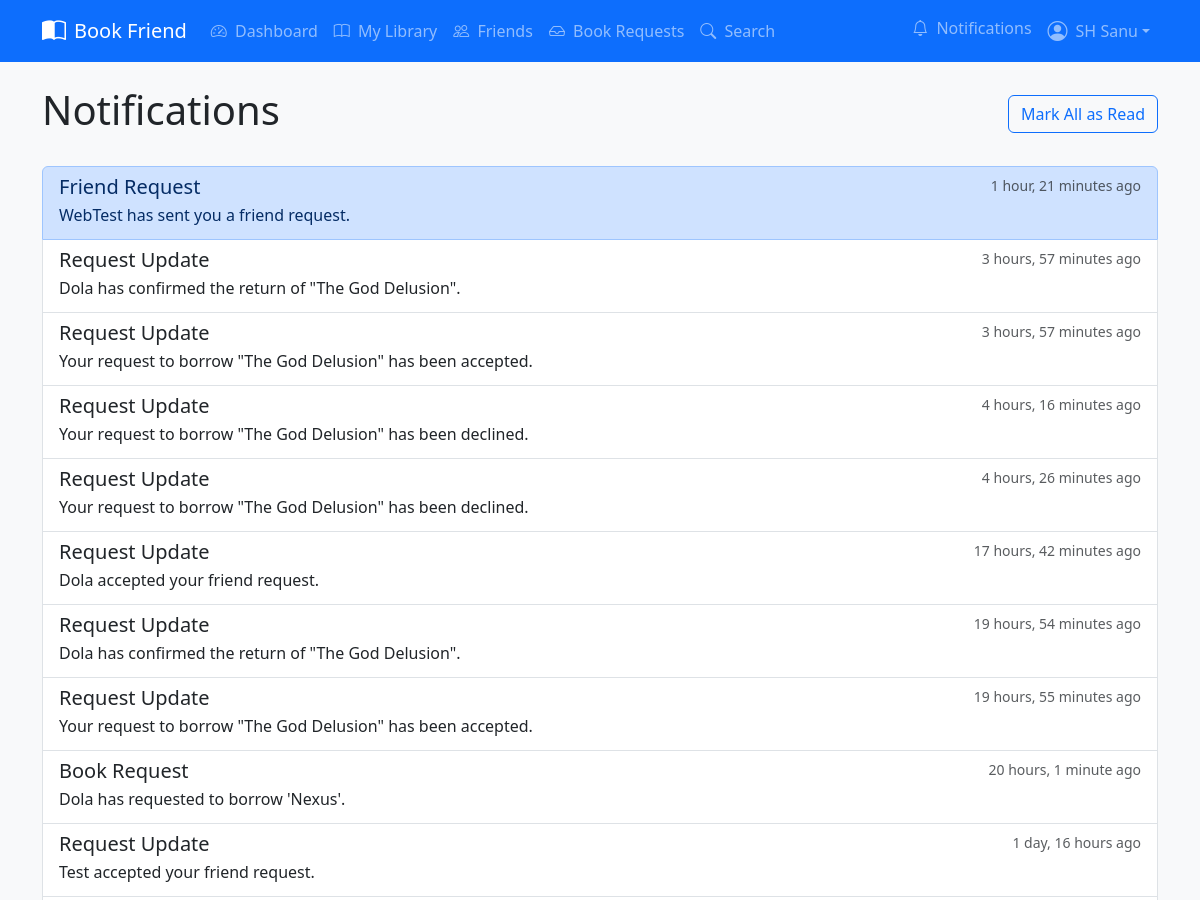
Page /notifications/ (signed in, upper part) on the earlier database version.
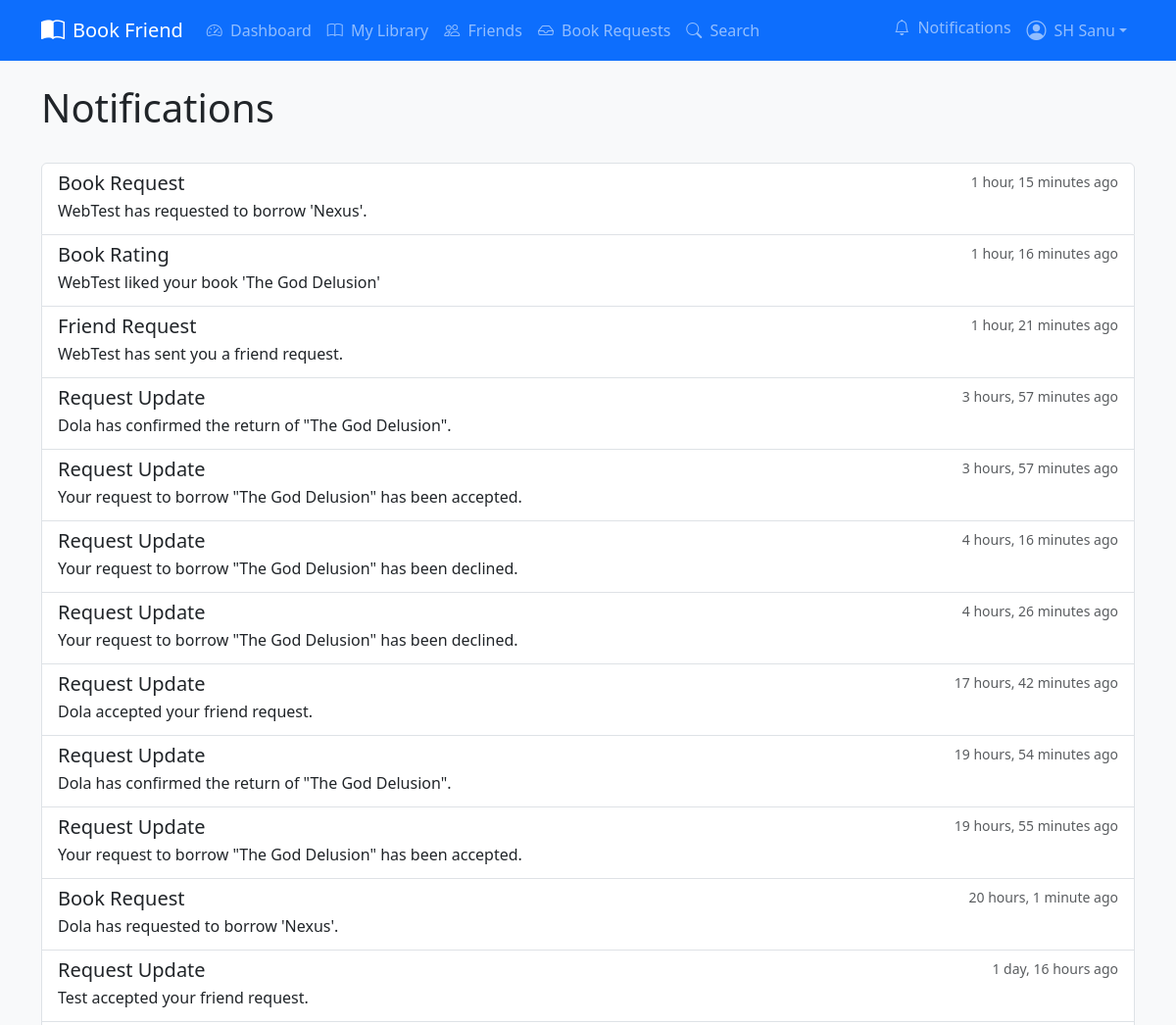
Same page on the later database version.
### Core/models.py (models this page shows, shortened)
class Notification(models.Model):
    TYPE_CHOICES = [
        ('friend_request', 'Friend Request'),
        ('book_request', 'Book Request'),
        ('request_update', 'Request Update'),
        ('due_reminder', 'Due Reminder'),
        ('book_rating', 'Book Rating'),
        ('book_review', 'Book Review'), # Added book review notification type
    ]
    user = models.ForeignKey(User, on_delete=models.CASCADE)
    notification_type = models.CharField(max_length=20, choices=TYPE_CHOICES)
    message = models.TextField()
    read = models.BooleanField(default=False)
    created_at = models.DateTimeField(auto_now_add=True)
    related_user = models.ForeignKey(User, on_delete=models.SET_NULL, null=True, blank=True, related_name='related_notifications')
    related_book = models.ForeignKey(Book, on_delete=models.SET_NULL, null=True, blank=True)
    related_book_request = models.ForeignKey(BookRequest, on_delete=models.SET_NULL, null=True, blank=True)
    related_friendship = models.ForeignKey(Friendship, on_delete=models.SET_NULL, null=True, blank=True)
    related_book_review = models.ForeignKey('BookReview', on_delete=models.SET_NULL, null=True, blank=True) # Added book review relation

### Core/views.py (the view)
# urls.py: path("notifications/", views.notifications_view, name="notifications"),
@login_required
def notifications_view(request):
    notifications = Notification.objects.filter(user=request.user).order_by(
        "-created_at"
    )
    unread_count = notifications.filter(read=False).count()
    if request.method == "POST":
        notifications.filter(read=False).update(read=True)
        return redirect("core:notifications")
    context = {
        "notifications": notifications,
        "unread_count": unread_count,
    }
    return render(request, "core/notifications/list.html", context)

### Core/context_processors.py (called while the page is built)
def notification_count(request):
    if request.user.is_authenticated:
        unread_count = Notification.objects.filter(user=request.user, read=False).count()
        return {'unread_notifications': unread_count}
    return {'unread_notifications': 0}

### templates/core/notifications/list.html (shortened to what this page needs)
{% extends 'core/base.html' %}
{% block content %}
<div class="container">
    <div class="d-flex justify-content-between align-items-center mb-4">
        <h1>Notifications</h1>
        {% if unread_count %}
            <form method="post">
                <button type="submit" class="btn btn-outline-primary">Mark All as Read</button>
            </form>
        {% endif %}
    </div>
    {% if notifications %}
        <div class="list-group">
            {% for notification in notifications %}
                <a href="{% url 'core:notification_redirect' notification.id %}" class="list-group-item list-group-item-action {% if not notification.read %}list-group-item-primary{% endif %}">
                    <div class="d-flex w-100 justify-content-between">
                        <h5 class="mb-1">{{ notification.get_notification_type_display }}</h5>
                        <small class="text-muted">{{ notification.created_at|timesince }} ago</small>
                    </div>
                    <p class="mb-1">{{ notification.message }}</p>
                </a>
            {% endfor %}
        </div>
    {% else %}
        <p class="text-muted">No notifications yet.</p>
    {% endif %}
</div>
{% endblock %}

Differences in the rows shown:
added Notification: notification_type "Book Request", created_at "1 hour, 15 minutes", message "WebTest has requested to borrow 'Nexus'."
added Notification: notification_type "Book Rating", created_at "1 hour, 16 minutes", message "WebTest liked your book 'The God Delusion'"
changed Notification "Friend Request": read False → True (drawn)
Other differences:
text no longer shown: "Mark All as Read"
